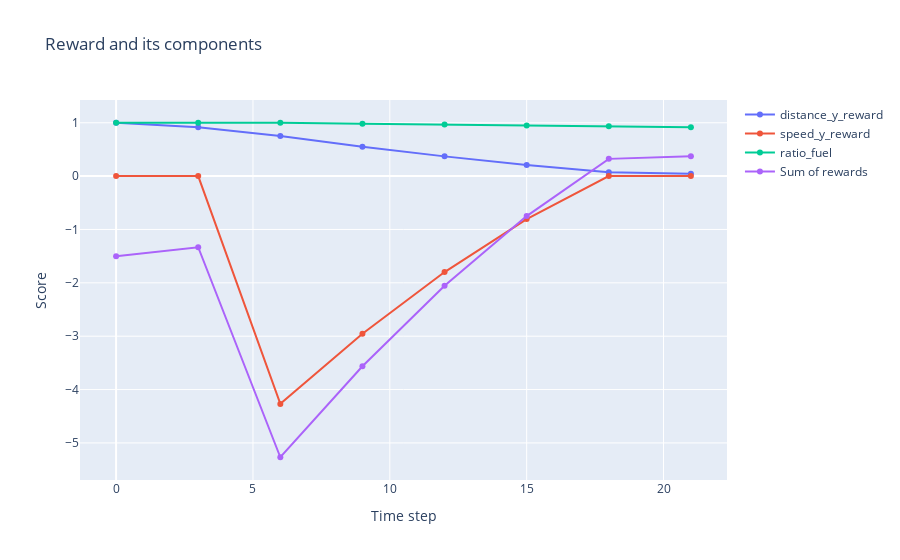

Notebook source saved alongside this figure:
### Markdown cell above
Let's see how each global reward and its individual components evolve, without their weighting coefficients. As a reminder, the reward formula for the booster is:

$$  -2 * distance\_y\_reward + speed\_y\_reward + 0.5 * ratio\_fuel $$

### Code cell
plot_reward_rocket_monoagent(env_ref)

### Figure 1 — Plotly figure (JSON) as saved in the notebook; plotly's stock layout.template omitted (floating-point values rounded to 4 significant figures)
{"data": [{"mode": "lines+markers", "name": "distance_y_reward", "type": "scatter", "x": [0, 3, 6, 9, 12, 15, 18, 21], "y": [1, 0.9167, 0.7501, 0.5507, 0.37, 0.2098, 0.07174, 0.04229]}, {"mode": "lines+markers", "name": "speed_y_reward", "type": "scatter", "x": [0, 3, 6, 9, 12, 15, 18, 21], "y": [0, 0, -4.268, -2.954, -1.798, -0.8048, 0, 0]}, {"mode": "lines+markers", "name": "ratio_fuel", "type": "scatter", "x": [0, 3, 6, 9, 12, 15, 18, 21], "y": [1, 1, 1, 0.9833, 0.9667, 0.95, 0.9333, 0.9167]}, {"mode": "lines+markers", "name": "Sum of rewards", "type": "scatter", "x": [0, 3, 6, 9, 12, 15, 18, 21], "y": [-1.5, -1.333, -5.268, -3.564, -2.055, -0.7494, 0.3232, 0.3738]}], "layout": {"title": {"text": "Reward and its components"}, "xaxis": {"title": {"text": "Time step"}}, "yaxis": {"title": {"text": "Score"}}}}
